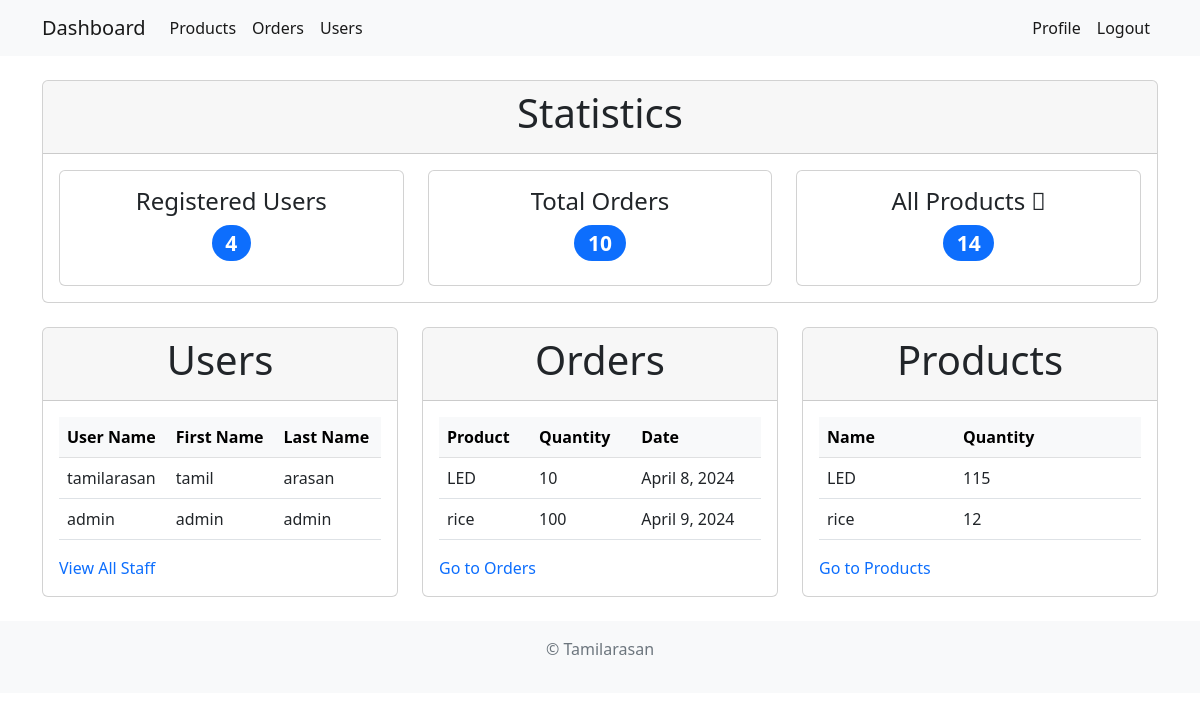
The app's page /dash/ (signed in) with its own data.
### inventory/models.py (models this page shows, shortened)
class Order(models.Model):
    ORDER_STATUS_CHOICES = [
        ('pending', 'Pending'),
        ('completed', 'Completed'),
        ('canceled', 'Canceled'),
    ]
    INVOICE_STATUS_CHOICES = [
        ('not_generated', 'Not Generated'),
        ('generated', 'Generated'),
    ]
    product = models.ForeignKey(Product, on_delete=models.CASCADE, null=True)
    created_by = models.ForeignKey(User, on_delete=models.CASCADE, null=True)
    order_quantity = models.PositiveIntegerField(null=True)
    date = models.DateTimeField(auto_now_add=True)
    seller_choices = [
        ('seller1', 'seller-1<br>John Doe<br>456, Gandhi Road,<br>Anna Nagar,<br>Chennai - 600001,<br>Tamil Nadu, India.'),
        ('seller2', 'seller-2<br>Jane Doe<br>789, Marina Road,<br>Madipakkam,<br>Chennai - 600002,<br>Tamil Nadu, India.'),
        ('seller3', 'seller-3<br>John Smith<br>123, Mount Road,<br>Tambaram,<br>Chennai - 600003,<br>Tamil Nadu, India.'),
    ]
    seller = models.CharField(max_length=10, choices=seller_choices, default='seller1')
    order_status = models.CharField(max_length=20, choices=ORDER_STATUS_CHOICES, default='pending')
    invoice_status = models.CharField(max_length=20, choices=INVOICE_STATUS_CHOICES, default='not_generated')
    order_id = models.CharField(max_length=4, unique=True)

class Product(models.Model):
    name = models.CharField(max_length=100, null=True)
    category = models.CharField(max_length=20, choices=CATEGORY, null=True)
    quantity = models.PositiveIntegerField(null=True)
    description = models.CharField(max_length=200, null=True)
    price = models.DecimalField(max_digits=10, decimal_places=2)
    def __str__(self) -> str:
        return self.name

### inventory/views.py (the view)
# urls.py: path('dash/', views.index, name='dash'),
@login_required
def index(request):
    orders_user = Order.objects.all()
    users = User.objects.all()[:2]
    orders_adm = Order.objects.all()[:2]
    products = Product.objects.all()[:2]
    reg_users = len(User.objects.all())
    all_prods = len(Product.objects.all())
    all_orders = len(Order.objects.all())
    context = {
        "title": "Home",
        "orders": orders_user,
        "orders_adm": orders_adm,
        "users": users,
        "products": products,
        "count_users": reg_users,
        "count_products": all_prods,
        "count_orders": all_orders
    }
    return render(request, 'inventory/index.html', context)

### inventory/templates/inventory/index.html (shortened to what this page needs)
{% extends 'inventory/base.html' %}
{% block content %}
{% if user.is_authenticated and user.is_staff and user.is_superuser %}
<div class="container my-4">
    <div class="row align-items-start">
        <div class="col-md-12">
            <div class="card">
                <div class="card-header">
                    <h1 class="text-center">Statistics</h1>
                </div>
                <div class="card-body">
                    <div class="row">
                        <div class="col-md-4">
                            <div class="card text-center p-3">
                                <h4>Registered Users</h4>
                                <h3><span class="badge bg-primary rounded-pill">{{ count_users }}</span></h3>
                            </div>
                        </div>
                        <div class="col-md-4">
                            <div class="card text-center p-3">
                                <h4>Total Orders</h4>
                                <h3><span class="badge bg-primary rounded-pill">{{ count_orders }}</span></h3>
                            </div>
                        </div>
                        <div class="col-md-4">
                            <div class="card text-center p-3">
                                <h4>All Products <i class="fa-thin fa-users"></i></h4>
                                <h3><span class="badge bg-primary rounded-pill">{{ count_products }}</span></h3>
                            </div>
                        </div>
                    </div>
                </div>
            </div>
        </div>
    </div>
</div>
<div class="container my-4">
    <div class="row align-items-start">
        <div class="col-md-4">
            <div class="card">
                <div class="card-header">
                    <h1 class="text-center">Users</h1>
                </div>
                <div class="card-body">
                    <table class="table">
                        <thead class="table-light">
                            <tr>
                                <th scope="col">User Name</th>
                                <th scope="col">First Name</th>
                                <th scope="col">Last Name</th>
                            </tr>
                        </thead>
                        <tbody>
                            {% for user in users %}
                            <tr>
                                <td>{{ user.username }}</td>
                                <td>{{ user.first_name }}</td>
                                <td>{{ user.last_name }}</td>
                            </tr>
                            {% endfor %}
                        </tbody>
                    </table>
                    <a class="nav-link text-primary active" aria-current="page" href="{% url 'users' %}">View All
                        Staff</a>
                </div>
            </div>
        </div>
        <div class="col-md-4">
            <div class="card">
                <div class="card-header">
                    <h1 class="text-center">Orders</h1>
                </div>
                <div class="card-body">
                    <table class="table">
                        <thead class="table-light">
                            <tr>
                                <th scope="col">Product</th>
                                <th scope="col">Quantity</th>
                                <th scope="col">Date</th>
                            </tr>
                        </thead>
                        <tbody>
                            {% for order in orders_adm %}
                            <tr>
                                <td>{{ order.product }}</td>
                                <td>{{ order.order_quantity }}</td>
                                <td>{{ order.date.date }}</td>
                            </tr>
                            {% endfor %}
                        </tbody>
                    </table>
                    <a class="nav-link text-primary active" aria-current="page" href="{% url 'orders' %}">Go to
                        Orders</a>
                </div>
            </div>
        </div>
        <div class="col-md-4">
            <div class="card">
                <div class="card-header">
                    <h1 class="text-center">Products</h1>
                </div>
                <div class="card-body">
                    <table class="table">
                        <thead class="table-light">
                            <tr>
                                <th scope="col">Name</th>
                                <th scope="col">Quantity</th>
                            </tr>
                        </thead>
                        <tbody>
                            {% for product in products %}
                            <tr>
                                <td>{{ product.name }}</td>
                                <td>{{ product.quantity }}</td>
                            </tr>
                            {% endfor %}
                        </tbody>
                    </table>
                    <a class="nav-link text-primary active" aria-current="page" href="{% url 'products' %}">Go to
                        Products</a>
                </div>
            </div>
        </div>
    </div>
</div>
{% endif %}
{% endblock %}

### records on screen
Order: product "LED", order_quantity "10", date "April 8, 2024"
Order: product "rice", order_quantity "100", date "April 9, 2024"
Product: name "LED", quantity "115"
Product: name "rice", quantity "12"

### other values on screen
{{ count_users }} "4"
{{ count_orders }} "10"
{{ count_products }} "14"
{{ user.username }} "tamilarasan"
{{ user.first_name }} "tamil"
{{ user.last_name }} "arasan"
{{ user.username }} "admin"
{{ user.first_name }} "admin"
{{ user.last_name }} "admin"
